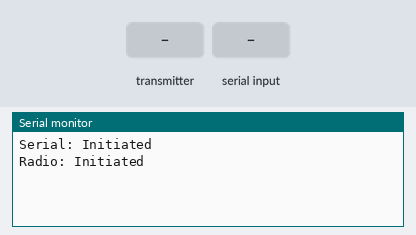
This sketch was run on a simulated Arduino Uno, built with avr-gcc and run on an emulated ATmega328P. Parts: the last lines printed to the serial monitor. The inputs (shaded band) are chosen by the test bench. No radio packets arrive unless stated.

Above: at 1.2 s.
1.3 s: the transmitter starts sending accelX = 0
At 1.37 s:
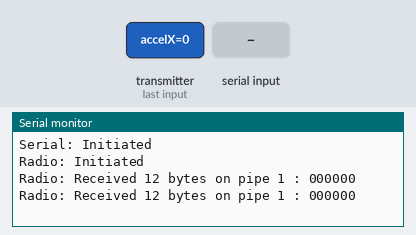
3.2 s: "90,45\n" received over Serial
At 4.0 s:
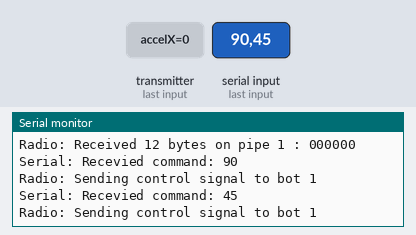
4.7 s: the transmitter starts sending accelY = 256
At 4.77 s:
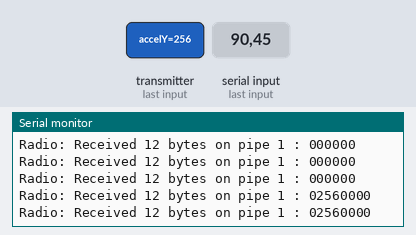
6.2 s: the transmitter starts sending accelZ = 256
At 6.27 s:
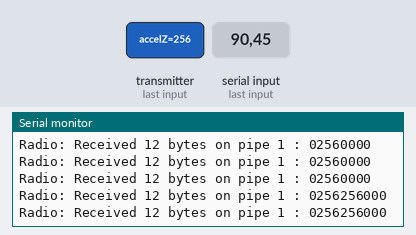
7.7 s: the transmitter starts sending gyroX = 256
At 7.77 s:
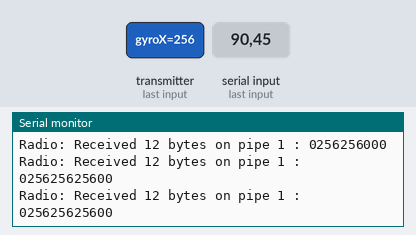
9.2 s: the transmitter starts sending gyroY = 256
At 9.27 s:
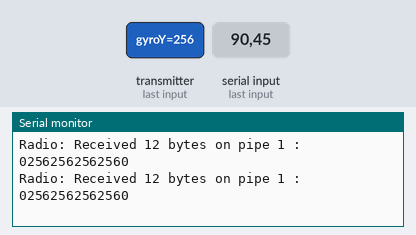
Timing chart, 0 to 11.7 s (numbered marks = the images above; inputs shaded):
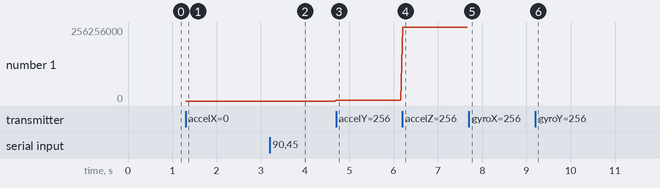

The sketch:

control_transmission.ino
```cpp
#include<SPI.h>
#include "printf.h"
#include "RF24.h"

// Configurations
uint8_t address[][6] = {"1Node","2Node","3Node","4Node"};
uint16_t bot_id_mask = 0xc000;


// Variables used for radio transmission
RF24 radio(7, 8); // using pin 7 for the CE pin, and pin 8 for the CSN pin
struct IMU_PayloadStruct {
  int accelX;
  int accelY;
  int accelZ;
  int gyroX;
  int gyroY;
  int gyroZ;
};
IMU_PayloadStruct received_payload;
uint16_t ctrl_payload;
uint8_t pipe;


void setup() {
  serial_init();
  radio_init();
}

void loop() {
   receive_data();
   update_acknowledgement_payloads();
}

void serial_init() {
  Serial.begin(115200);
  while (!Serial) {} // some boards need to wait to ensure access to serial over USB
  Serial.println(F("Serial: Initiated"));
}

void radio_init() {
  // initialize the transceiver on the SPI bus
  if (!radio.begin()) {
    Serial.println(F("radio hardware is not responding!!"));
    while (1) {} // hold in infinite loop
  }
  radio.setPALevel(RF24_PA_LOW);
  radio.enableDynamicPayloads();
  radio.enableAckPayload();
  for(int i=0;i<=3;i++) {
    radio.openReadingPipe(i+1, address[i]);
  }
  radio.startListening();
  // Uncomment following lines to view details about the connection
  //printf_begin();
  //radio.printPrettyDetails();
  Serial.println(F("Radio: Initiated"));
}

void receive_data() {
  if (radio.available(&pipe)) {                    // is there a payload? get the pipe number that recieved it
    uint8_t bytes = radio.getDynamicPayloadSize(); // get the size of the payload
    radio.read(&received_payload, bytes);                  // fetch payload from FIFO
    Serial.print(F("Radio: Received "));
    Serial.print(bytes);                           // print the size of the payload
    Serial.print(F(" bytes on pipe "));
    Serial.print(pipe);                            // print the pipe number
    Serial.print(F(" : "));
    Serial.print(received_payload.accelX);
    Serial.print(received_payload.accelY);
    Serial.print(received_payload.accelZ);
    Serial.print(received_payload.gyroX);
    Serial.print(received_payload.gyroY);
    Serial.println(received_payload.gyroZ);
  }
}
void update_acknowledgement_payloads() {
  if (Serial.available()) {
    ctrl_payload = Serial.parseInt();

    Serial.print(F("Serial: Recevied command: "));
    Serial.println(ctrl_payload);
    uint8_t bot_id = ((ctrl_payload & bot_id_mask) >> 14) + 1;
    Serial.print(F("Radio: Sending control signal to bot "));
    Serial.println(bot_id);
    radio.writeAckPayload(bot_id, &ctrl_payload, sizeof(ctrl_payload));
 }
}


//
//#include<SPI.h>
//#include "printf.h"
//#include "RF24.h"
//
//RF24 radio(7, 8); // using pin 7 for the CE pin, and pin 8 for the CSN pin
//uint8_t address[][6] = {"1Node","2Node","3Node","4Node"};
//struct IMU_PayloadStruct {
// char message[7];          // 7 bytes from IMU sensor
// uint8_t counter;
//};
//struct Control_PayloadStruct {
//  char instruction;        // 1 byte instruction to bot
//  uint8_t counter;
//};
//Control_PayloadStruct ctrl_payload;
//
//uint8_t pipe;             // Temporary variable for current pipe
//
//void setup() {
//  Serial.begin(115200);
//   while (!Serial) {
//     // some boards need to wait to ensure access to serial over USB
//   }
//   // initialize the transceiver on the SPI bus
//   if (!radio.begin()) {
//     Serial.println(F("radio hardware is not responding!!"));
//     while (1) {} // hold in infinite loop
//   }
//   Serial.println(F("RF24/examples/GettingStarted"));
//   radio.setPALevel(RF24_PA_LOW);
//   radio.enableDynamicPayloads();
//   radio.enableAckPayload();
//   for(int i=0;i<=3;i++) {
//      radio.openReadingPipe(i+1, address[i]);
//   }
//   radio.startListening();
//   printf_begin();
//   radio.printPrettyDetails();
//}
//
//void loop() {
//   if (radio.available(&pipe)) {             // is there a payload? get the pipe number that recieved it
//     uint8_t bytes = radio.getDynamicPayloadSize(); // get the size of the payload
//     IMU_PayloadStruct received;
//     radio.read(&received, bytes);            // fetch payload from FIFO
//     Serial.print(F("Received "));
//     Serial.print(bytes);                    // print the size of the payload
//     Serial.print(F(" bytes on pipe "));
//     Serial.print(pipe);                     // print the pipe number
//     Serial.print(F(": "));
//     Serial.print(received.message);                // print the payload's value
//     Serial.println(received.counter);
//   }
//
//   if (Serial.available()) {
//    char message = Serial.parseInt();
//    // Update ctrl_payload with appropriate values
//    Serial.println(message);
//    uint8_t bot_id_mask = 0xc0;
//    Serial.println(bot_id_mask);
//    Serial.println(message & bot_id_mask);
//    Serial.println((message & bot_id_mask) >> 6);
//    uint8_t bot_id = (message & bot_id_mask) >> 6;
//    Serial.print("The bot id is ");
//    Serial.println(bot_id);
//    ctrl_payload.instruction = message;
//    ctrl_payload.counter += 1;
//    radio.writeAckPayload(bot_id, &ctrl_payload, sizeof(ctrl_payload));
//   }
//}
```

Measured:
- after the input at 1.3 s, the serial monitor: prints a new line at once (image 1)
- after the input at 3.2 s, the serial monitor: prints a new line at once (image 2)
- after the input at 4.7 s, the serial monitor: prints a new line at once (image 3)
- after the input at 6.2 s, the serial monitor: prints a new line at once (image 4)
- after the input at 7.7 s, the serial monitor: prints a new line at once (image 5)
- after the input at 9.2 s, the serial monitor: prints a new line at once (image 6)
- plotted number 1: 0 → 2560000 after the input at 4.7 s, 2560000 → 256256000 after the input at 6.2 s
